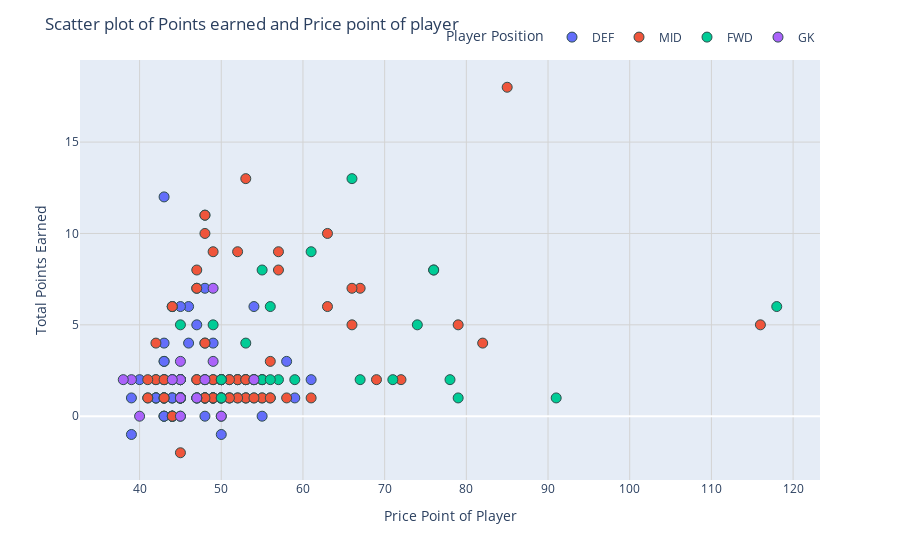

The notebook cell saved with this chart:
### Code cell
import plotly.express as px

# Filter the data for round 29 and playtime > 0
filtered_data = trendviolin.query("round ==28 & playtime >0")

# Create the scatter plot using Plotly Express
scatter_plot = px.scatter(filtered_data, x="value", y="total_points", color="position", hover_name="name")

# Customize the plot title and axis labels
scatter_plot.update_layout(
    title="Scatter plot of Points earned and Price point of player",
    xaxis_title="Price Point of Player",
    yaxis_title="Total Points Earned",
    
    # Modify legend properties
    legend=dict(
        title="Player Position",
        orientation="h",
        yanchor="bottom",
        y=1.02,
        xanchor="right",
        x=1
    ),
    
    # Modify axis properties
    xaxis=dict(
        tickfont=dict(size=12),
        gridcolor='lightgray'
    ),
    yaxis=dict(
        tickfont=dict(size=12),
        gridcolor='lightgray'
    )
)

# Update marker properties
scatter_plot.update_traces(
    marker=dict(
        size=10,
        line=dict(
            width=1,
            color='DarkSlateGrey'
        )
    )
)

# Show the plot
scatter_plot.show()

### Figure 1 — Plotly figure (JSON) as saved in the notebook; plotly's stock layout.template omitted (floating-point values rounded to 4 significant figures)
{"data": [{"hovertemplate": "<b>%{hovertext}</b><br><br>position=DEF<br>value=%{x}<br>total_points=%{y}<extra></extra>", "hovertext": ["Fabian Schär", "Wesley Fofana", "Cristian Romero", "Matt Ritchie", "Mohammed Salisu", "Armel Bella-Kotchap", "Ben Mee", "Rob Holding", "Ricardo Barbosa Pereira", "Matty Cash", "Vitalii Mykolenko", "Luke Ayling", "Daniel Amartey", "Aaron Hickey", "Maximilian Wöber", "Jack Stephens", "Jan Bednarek", "Alexandre Moreno Lopera", "Lloyd Kelly", "Ben Chilwell", "Craig Dawson", "Tyrick Mitchell", "Max Kilman", "Harry Souttar", "Ezri Konsa Ngoyo", "Benoît Badiashile", "Kieran Trippier", "Moussa Niakhaté", "Kyle Walker-Peters", "Sven Botman", "Junior Firpo Adames", "Oleksandr Zinchenko", "Adam Smith", "Benjamin White", "James Tomkins", "Rico Henry", "Joel Ward", "Robin Koch", "Michael Keane", "James Tarkowski", "Eric Dier", "Neco Williams", "Reece James", "Timothy Castagne", "Kieran Tierney", "Ben Davies", "Tyrone Mings", "Serge Aurier", "Felipe Augusto de Almeida Monteiro", "Nélson Cabral Semedo", "Ben Godfrey", "Marc Guéhi", "Dan Burn", "Kalidou Koulibaly", "Ivan Perišić", "Nathan Collins", "Pascal Struijk", "Seamus Coleman", "Rasmus Kristensen", "Pedro Porro", "Renan Augusto Lodi dos Santos", "Jonathan Castro Otto", "Marcos Senesi", "Romain Perraud", "Clément Lenglet", "Gabriel dos Santos Magalhães", "Ethan Pinnock"], "legendgroup": "DEF", "marker": {"color": "#636efa", "line": {"color": "DarkSlateGrey", "width": 1}, "size": 10, "symbol": "circle"}, "mode": "markers", "name": "DEF", "orientation": "v", "showlegend": true, "type": "scatter", "x": [50, 43, 49, 42, 43, 45, 51, 42, 43, 46, 42, 45, 40, 49, 45, 43, 42, 44, 43, 59, 48, 44, 44, 45, 44, 50, 61, 43, 44, 45, 45, 52, 43, 47, 39, 45, 44, 45, 42, 43, 51, 39, 58, 44, 46, 48, 43, 44, 45, 50, 43, 44, 45, 55, 54, 43, 45, 44, 47, 48, 43, 43, 44, 41, 48, 52, 44], "xaxis": "x", "y": [2, 2, 1, 1, 1, 1, 2, 2, 3, 6, 1, 6, 2, 4, 1, 0, 1, 6, 1, 1, 0, 0, 0, 2, 6, 1, 2, 1, 1, 2, 0, 2, 2, 5, -1, 2, 0, 1, 1, 4, 1, 1, 3, 2, 4, 1, 12, 1, 1, -1, 1, 0, 1, 0, 6, 0, 1, 1, 7, 7, 0, 3, 0, 1, 1, 2, 2], "yaxis": "y"}, {"hovertemplate": "<b>%{hovertext}</b><br><br>position=MID<br>value=%{x}<br>total_points=%{y}<extra></extra>", "hovertext": ["Enzo Fernández", "Cheick Doucouré", "Luka Milivojevic", "Joe Willock", "Roméo Lavia", "Will Hughes", "Jack Harrison", "Stuart Armstrong", "Rodrigo Moreno", "Ainsley Maitland-Niles", "Morgan Gibbs-White", "Bertrand Traoré", "Pierre-Emile Højbjerg", "Kamaldeen Sulemana", "João Victor Gomes da Silva", "Brenden Aaronson", "Wilfred Ndidi", "Amadou Onana", "Shandon Baptiste", "Bukayo Saka", "Weston McKennie", "Kiernan Dewsbury-Hall", "Thomas Partey", "Carlos Alcaraz", "Dennis Praet", "Mario Lemina", "Emiliano Buendía Stati", "Son Heung-min", "Dwight McNeil", "Jefferson Lerma Solís", "Josh Dasilva", "Joe Rothwell", "Alex Iwobi", "Wilfried Zaha", "Sean Longstaff", "Granit Xhaka", "Harvey Barnes", "Idrissa Gueye", "Mohamed Elyounoussi", "Mateus Cardoso Lemos Martins", "Jorge Luiz Frello Filho", "Daniel Castelo Podence", "Michael Olise", "Leandro Trossard", "Jacob Murphy", "Jacob Ramsey", "Allan Saint-Maximin", "Pedro Lomba Neto", "Emile Smith Rowe", "Kevin Schade", "Boubakary Soumaré", "Yoane Wissa", "Adama Traoré Diarra", "Ruben Loftus-Cheek", "Gabriel Martinelli Silva", "John McGinn", "Abdoulaye Doucouré", "Demarai Gray", "Rúben da Silva Neves", "Christian Nørgaard", "Pablo Sarabia", "Jeffrey Schlupp", "Hamed Traorè", "Douglas Luiz Soares de Paulo", "Jordan Ayew", "Dango Ouattara", "Mikkel Damsgaard", "Mateo Kovacic", "David Brooks", "Conor Gallagher", "Naouirou Ahamada", "James Ward-Prowse", "Crysencio Summerville", "Mathias Jensen", "Remo Freuler", "Dejan Kulusevski", "Leon Bailey", "James Maddison", "Christian Pulisic", "Jaidon Anthony", "Ryan Yates", "André Ayew", "Theo Walcott", "Marc Roca Junqué", "Jonjo Shelvey", "Elliot Anderson", "Eberechi Eze", "Bruno Guimarães Rodriguez Moura", "Martin Ødegaard", "João Filipe Iria Santos Moutinho", "Oliver Skipp", "Philip Billing"], "legendgroup": "MID", "marker": {"color": "#EF553B", "line": {"color": "DarkSlateGrey", "width": 1}, "size": 10, "symbol": "circle"}, "mode": "markers", "name": "MID", "orientation": "v", "showlegend": true, "type": "scatter", "x": [50, 50, 42, 47, 45, 48, 57, 47, 63, 48, 55, 49, 55, 50, 45, 53, 48, 48, 45, 85, 48, 49, 47, 50, 48, 45, 57, 116, 51, 47, 41, 49, 53, 72, 43, 49, 67, 49, 52, 54, 58, 52, 54, 66, 41, 52, 61, 49, 56, 49, 44, 53, 54, 50, 66, 51, 53, 53, 54, 53, 55, 47, 45, 48, 53, 50, 50, 49, 53, 56, 45, 63, 42, 48, 49, 79, 44, 82, 56, 52, 50, 50, 48, 48, 48, 43, 54, 55, 69, 47, 43, 51], "xaxis": "x", "y": [2, 2, 2, 7, 2, 1, 9, 2, 6, 4, 1, 1, 2, 0, 1, 2, 2, 2, -2, 18, 1, 2, 2, 1, 1, 2, 8, 5, 1, 1, 1, 1, 2, 2, 2, 9, 7, 1, 2, 2, 1, 1, 2, 5, 2, 9, 1, 1, 1, 1, 0, 2, 1, 1, 7, 2, 13, 2, 2, 1, 1, 8, 1, 11, 1, 2, 2, 2, 1, 1, 1, 10, 4, 10, 1, 5, 6, 4, 3, 1, 1, 2, 11, 4, 1, 1, 1, 2, 2, 1, 1, 1], "yaxis": "y"}, {"hovertemplate": "<b>%{hovertext}</b><br><br>position=FWD<br>value=%{x}<br>total_points=%{y}<extra></extra>", "hovertext": ["Brennan Johnson", "Che Adams", "Ellis Simms", "Emmanuel Dennis", "Alexander Isak", "Sékou Mara", "João Félix Sequeira", "Ivan Toney", "Dominic Solanke", "Bryan Mbeumo", "Raúl Jiménez", "Kai Havertz", "Ollie Watkins", "Sam Surridge", "Jamie Vardy", "Antoine Semenyo", "Patson Daka", "Patrick Bamford", "Harry Kane", "Gabriel Fernando de Jesus", "Matheus Santos Carneiro Da Cunha", "Odsonne Edouard", "Wilfried Gnonto"], "legendgroup": "FWD", "marker": {"color": "#00cc96", "line": {"color": "DarkSlateGrey", "width": 1}, "size": 10, "symbol": "circle"}, "mode": "markers", "name": "FWD", "orientation": "v", "showlegend": true, "type": "scatter", "x": [57, 61, 45, 56, 66, 53, 76, 78, 55, 59, 67, 76, 74, 47, 91, 50, 56, 71, 118, 79, 55, 50, 49], "xaxis": "x", "y": [2, 9, 5, 6, 13, 4, 8, 2, 2, 2, 2, 8, 5, 1, 1, 1, 2, 2, 6, 1, 8, 2, 5], "yaxis": "y"}, {"hovertemplate": "<b>%{hovertext}</b><br><br>position=GK<br>value=%{x}<br>total_points=%{y}<extra></extra>", "hovertext": ["Fraser Forster", "Keylor Navas", "David Raya Martin", "Gavin Bazunu", "Aaron Ramsdale", "Daniel Iversen", "Norberto Murara Neto", "Kepa Arrizabalaga", "Illan Meslier", "José Malheiro de Sá", "Jordan Pickford", "Emiliano Martínez Romero", "Joseph Whitworth", "Nick Pope"], "legendgroup": "GK", "marker": {"color": "#ab63fa", "line": {"color": "DarkSlateGrey", "width": 1}, "size": 10, "symbol": "circle"}, "mode": "markers", "name": "GK", "orientation": "v", "showlegend": true, "type": "scatter", "x": [39, 45, 48, 45, 49, 38, 45, 47, 45, 50, 44, 49, 40, 54], "xaxis": "x", "y": [2, 0, 2, 1, 3, 2, 3, 1, 2, 0, 2, 7, 0, 2], "yaxis": "y"}], "layout": {"legend": {"orientation": "h", "title": {"text": "Player Position"}, "tracegroupgap": 0, "x": 1, "xanchor": "right", "y": 1.02, "yanchor": "bottom"}, "margin": {"t": 60}, "title": {"text": "Scatter plot of Points earned and Price point of player"}, "xaxis": {"anchor": "y", "domain": [0, 1], "gridcolor": "lightgray", "tickfont": {"size": 12}, "title": {"text": "Price Point of Player"}}, "yaxis": {"anchor": "x", "domain": [0, 1], "gridcolor": "lightgray", "tickfont": {"size": 12}, "title": {"text": "Total Points Earned"}}}}
